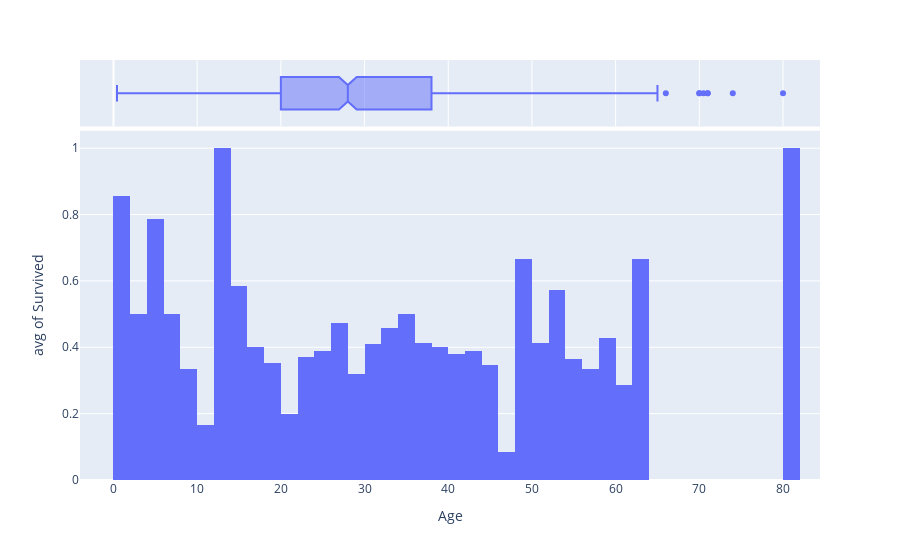

Source (notebook cell):
### Code cell
import plotly.express as px
fig = px.histogram(df, x="Age", y="Survived", histfunc='avg', marginal = 'box')
fig.show()

### Figure 1 — Plotly figure (JSON) as saved in the notebook; plotly's stock layout.template omitted (floating-point values rounded to 4 significant figures; data arrays with more than 128 entries replaced by an {"elided": "..."} marker saying what was removed)
{"data": [{"alignmentgroup": "True", "bingroup": "x", "histfunc": "avg", "hovertemplate": "Age=%{x}<br>avg of Survived=%{y}<extra></extra>", "legendgroup": "", "marker": {"color": "#636efa", "pattern": {"shape": ""}}, "name": "", "offsetgroup": "", "orientation": "v", "showlegend": false, "type": "histogram", "x": {"elided": "891 float values"}, "xaxis": "x", "y": {"elided": "891 int values"}, "yaxis": "y"}, {"alignmentgroup": "True", "hovertemplate": "Age=%{x}<extra></extra>", "legendgroup": "", "marker": {"color": "#636efa"}, "name": "", "notched": true, "offsetgroup": "", "showlegend": false, "type": "box", "x": {"elided": "891 float values"}, "xaxis": "x2", "yaxis": "y2"}], "layout": {"barmode": "relative", "legend": {"tracegroupgap": 0}, "margin": {"t": 60}, "xaxis": {"anchor": "y", "domain": [0, 1], "title": {"text": "Age"}}, "xaxis2": {"anchor": "y2", "domain": [0, 1], "matches": "x", "showgrid": true, "showticklabels": false}, "yaxis": {"anchor": "x", "domain": [0, 0.8316], "title": {"text": "avg of Survived"}}, "yaxis2": {"anchor": "x2", "domain": [0.8416, 1], "matches": "y2", "showgrid": false, "showline": false, "showticklabels": false, "ticks": ""}}}
